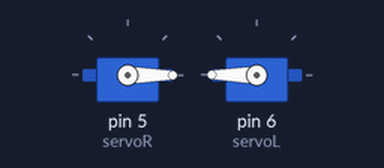
Bench run of a sketch on a simulated Arduino Uno, built with avr-gcc and run on an emulated ATmega328P. On the bench: 2 × servo.

Above: at 0.05 s.
At 6.0 s:
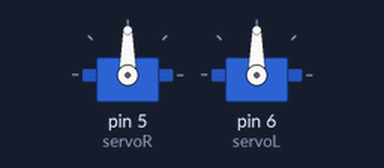
Timing chart, 0 to 7.8 s (numbered marks = the images above):
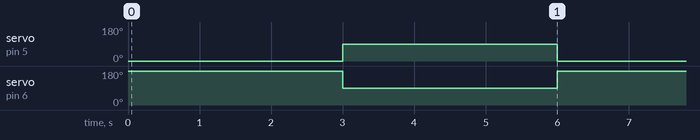

Measured:
- by itself, servo on pin 5 (servoR): alternates 90° for 3.0 s and 0° for 3.0 s
- by itself, servo on pin 6 (servoL): alternates 180° for 3.0 s and 90° for 3.0 s

The sketch:

move-forward.ino
```cpp
// move-forward.ino
//
// This is the simple code for the continuous rotation servo wheels for the bot

// this include is what loads the code to talk to the servos on PWN based digital I/O pins
#include <Servo.h>
Servo servoL;  // creates servo object to control a servo
Servo servoR;  // creates servo object to control a servo

// Servo Tuning
// These values are just starting points. Every servo is a little different and so you may need to fine tune each.
// Don't forget that depending on how you have your servos mounted, a value can go "forward" on one servo but
// "backward" on the other.
// You may need to tune the forward rev values to go in a straight line.
// You will probably need to tune the leftServoStop and rightServoStop values to achieve full stop on each servo

// 0 full speeed one direction - 180 full speed opposite direction - 90 full stop
const int leftServoForward = 180;   // 135 is Clockwise, full speed (around 90 is stopped)
const int leftServoReverse = 0;    // 45 is Counter Clockwise, full speed (ardound 90 is stopped)

const int rightServoForward = 0;    // 45 is Counter Clockwise, full speed (ardound 90 is stopped)
const int rightServoReverse = 180;   // 135 is Clockwise, full speed (around 90 is stopped)

const int leftServoStop = 90;    // 90 is usually "stopped" (you may need to fine tune it for dead stop)
const int rightServoStop = 90;    // 90 is usually "stopped" (you may need to fine tune it for dead stop)

const int delayTime = 3000; // Delay program execution for 3000 ms or 3 seconds


void setup() {
  servoR.attach(5);  // attaches the left servo on pin 5
  servoL.attach(6);  // attaches the right servo on pin 6

  // ** initialize serial communication:
  Serial.begin(9600);
}


// ***********************************************************
// ********************* MAIN LOOP ***************************
// ***********************************************************
// Runs forever...
void loop() {
  // put your main code here, to run repeatedly

  servoR.write(rightServoForward); // right servo moves forward
  servoL.write(leftServoForward);  // left servo moves forward
  delay(delayTime);                // pause program execution for 3 seconds
  servoR.write(rightServoStop);    // stop right servo
  servoL.write(leftServoStop);     // stop left servo
  delay(delayTime);                // pause program execution for 3 section
}


// move two servos forward forever
void forward(){
    Serial.println("forward()");
    servoL.write(leftServoForward);      // rotate left servo forward
    servoR.write(rightServoForward);     // rotate right servo forward
}

// move two servos backwards forever
void reverse(){
    Serial.println("backward()");
    servoL.write(leftServoReverse);      // rotate left servo reverse
    servoR.write(rightServoReverse);     // rotate left servo reverse
}

// // **********************************************************
// // ******************* stopall() ****************************
// // **********************************************************
// void stopall(){
//     // stops
//     Serial.println("stopall()");
//     servoR.write(rightServoStop);              // stop
//     servoL.write(leftServoStops);              // stop
// }
```
